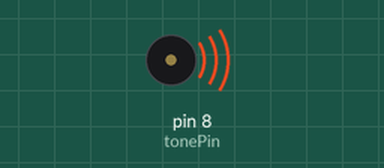
Simulated run of this sketch. Board: Arduino Uno, built with avr-gcc and run on an emulated ATmega328P. Parts: buzzer (waves = sounding).

Above: at 0.3 s.
Timing chart, 0 to 17.4 s (numbered marks = the images above):
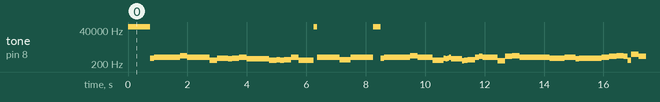

The sketch:

main.ino
```cpp
#define NOTE_D0 -1
#define NOTE_D1 294
#define NOTE_D2 330
#define NOTE_D3 350
#define NOTE_D4 393
#define NOTE_D5 441
#define NOTE_D6 495
#define NOTE_D7 556
//定義音符
#define NOTE_DL1 147
#define NOTE_DL2 165
#define NOTE_DL3 175
#define NOTE_DL4 196
#define NOTE_DL5 221
#define NOTE_DL6 248
#define NOTE_DL7 278
//定義音符
#define NOTE_DH1 589
#define NOTE_DH2 661
#define NOTE_DH3 700
#define NOTE_DH4 786
#define NOTE_DH5 882
#define NOTE_DH6 990
#define NOTE_DH7 1112
//定義音符

#define WHOLE 1.0
#define HALF 0.5
#define QUARTER 0.25
int melody[]=
{
 NOTE_D0,NOTE_D0,NOTE_D0,NOTE_D6,NOTE_D7,
 NOTE_DH1,NOTE_D7,NOTE_DH1,NOTE_DH3,NOTE_D7,
 NOTE_D7,NOTE_D7,NOTE_D3,NOTE_D3,
 NOTE_D6,NOTE_D5,NOTE_D6,NOTE_DH1,NOTE_D5,
 NOTE_D5,NOTE_D5,NOTE_D3,NOTE_D4,NOTE_D3,NOTE_D4,
 NOTE_DH1,NOTE_D3,NOTE_D3,NOTE_D0,NOTE_DH1,NOTE_DH1,
 NOTE_DH1,NOTE_D7,NOTE_D4,NOTE_D4,NOTE_D7,NOTE_D7,
 NOTE_D7,NOTE_D0,NOTE_D6,NOTE_D7,
 NOTE_DH1,NOTE_D7,NOTE_DH1,NOTE_DH3,NOTE_D7,
 NOTE_D7,NOTE_D7,NOTE_D3,NOTE_D3,NOTE_D6,NOTE_D5,
 NOTE_D6,NOTE_DH1,NOTE_D5,NOTE_D5,NOTE_D5,NOTE_D2,NOTE_D3,NOTE_D4,
 NOTE_DH1,NOTE_DH2,NOTE_D7,NOTE_DH1,NOTE_DH1,
 NOTE_D2,NOTE_DH2,NOTE_DH3,NOTE_DH1,NOTE_DH1,NOTE_DH1,
 NOTE_DH1,NOTE_D7,NOTE_D6,NOTE_D6,NOTE_D7,
 NOTE_D5,NOTE_D6,NOTE_D6,NOTE_D6,NOTE_DH1,NOTE_DH2,
 NOTE_DH3,NOTE_DH2,NOTE_D3,NOTE_DH5,
 NOTE_DH2,NOTE_DH2,NOTE_DH2,NOTE_D5,NOTE_D5,
 NOTE_DH1,NOTE_D7,NOTE_DH1,NOTE_DH3,NOTE_DH3,
 NOTE_DH3,NOTE_DH3,NOTE_DH3,
 NOTE_D6,NOTE_D7,NOTE_DH1,NOTE_D7,NOTE_DH2,
 NOTE_DH2,NOTE_DH1,NOTE_D5,NOTE_D5,NOTE_D5,
 NOTE_DH4,NOTE_DH3,NOTE_DH2,NOTE_DH1,
 NOTE_DH3,NOTE_DH3,NOTE_DH3,NOTE_DH3,NOTE_DH6,
 NOTE_DH6,NOTE_DH5,NOTE_DH5,NOTE_DH3,NOTE_DH2,
 NOTE_DH1,NOTE_DH1,NOTE_D0,NOTE_DH1,
 NOTE_DH2,NOTE_DH1,NOTE_DH2,NOTE_DH2,NOTE_DH5,
 NOTE_D3,NOTE_D3,NOTE_D3,NOTE_D3,NOTE_DH6,
 NOTE_DH6,NOTE_DH5,NOTE_DH5,
 NOTE_DH3,NOTE_DH2,NOTE_DH1,NOTE_DH1,NOTE_D0,
 NOTE_DH1,NOTE_DH2,NOTE_DH1,NOTE_DH2,NOTE_DH2,
 NOTE_D7,NOTE_D6,NOTE_D6,NOTE_D7,NOTE_D6,NOTE_D7,
};///設定TONE的輸出
//  ',' 手好酸
float noteDurations[] = {
  WHOLE, WHOLE, WHOLE, HALF, HALF, WHOLE + 0.5, HALF, WHOLE, WHOLE, WHOLE, WHOLE,
  WHOLE, HALF, HALF, WHOLE + 0.5, HALF, WHOLE, WHOLE, WHOLE, WHOLE, WHOLE, WHOLE, HALF, HALF, WHOLE, WHOLE,
  WHOLE, WHOLE, HALF, HALF, HALF, HALF, WHOLE + 0.5, HALF, WHOLE, WHOLE, WHOLE, WHOLE, WHOLE, HALF, HALF,
  WHOLE, WHOLE, WHOLE, WHOLE, WHOLE, HALF, HALF, WHOLE, HALF, QUARTER, QUARTER, QUARTER, QUARTER, HALF,
  HALF, HALF, QUARTER, HALF, WHOLE, HALF, HALF, HALF, HALF, WHOLE, WHOLE, WHOLE, WHOLE, WHOLE, HALF, HALF,
  WHOLE, WHOLE, WHOLE, WHOLE, WHOLE + 0.5, HALF, WHOLE, WHOLE, WHOLE, WHOLE, WHOLE, WHOLE, HALF, HALF,
  WHOLE, HALF, QUARTER, HALF, WHOLE, WHOLE, WHOLE, WHOLE,
  WHOLE, WHOLE, WHOLE, WHOLE, WHOLE, HALF, HALF, WHOLE, WHOLE, HALF, HALF,
  WHOLE, HALF, HALF, WHOLE, WHOLE, WHOLE, WHOLE, WHOLE, WHOLE, HALF, HALF, WHOLE, WHOLE,
  WHOLE, WHOLE, HALF, HALF, WHOLE, HALF, QUARTER, HALF, WHOLE, WHOLE, WHOLE, HALF, HALF
};//設定每個音符的持續時間
//耶快結束了，手好痠阿 ","

int melodyLength;//宣告音符時間長度為整數型態

int tonePin = 8;//設定接角為8

void setup(){
  pinMode(tonePin,OUTPUT);
  melodyLength = sizeof(melody) / sizeof(melody[0]);//計算出音符的時間長度
}

void loop(){
  for(int i = 0; i < melodyLength; i++){
    tone(tonePin,melody[i]);
    delay(250*noteDurations[i]);
    noTone(tonePin);
  }
  delay(1000);
}
```

Measured:
- by itself, tone on pin 8 (tonePin): plays 65535 Hz for 0.75 s, 495 Hz for 0.13 s, 556 Hz for 0.13 s, 589 Hz for 0.38 s, 556 Hz for 0.13 s, 589 Hz for 0.25 s … (434 notes in this stretch)
